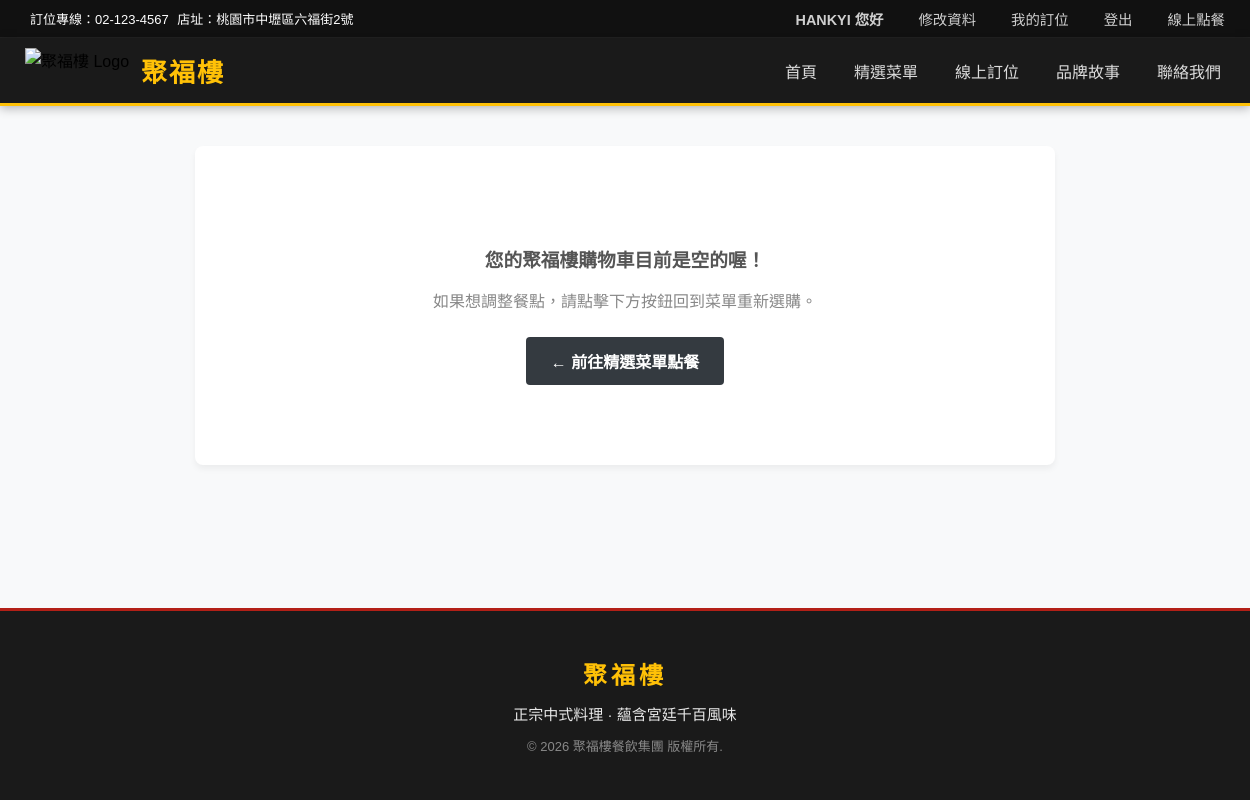
The page /view_cart/ (signed in) on the database as committed earlier.
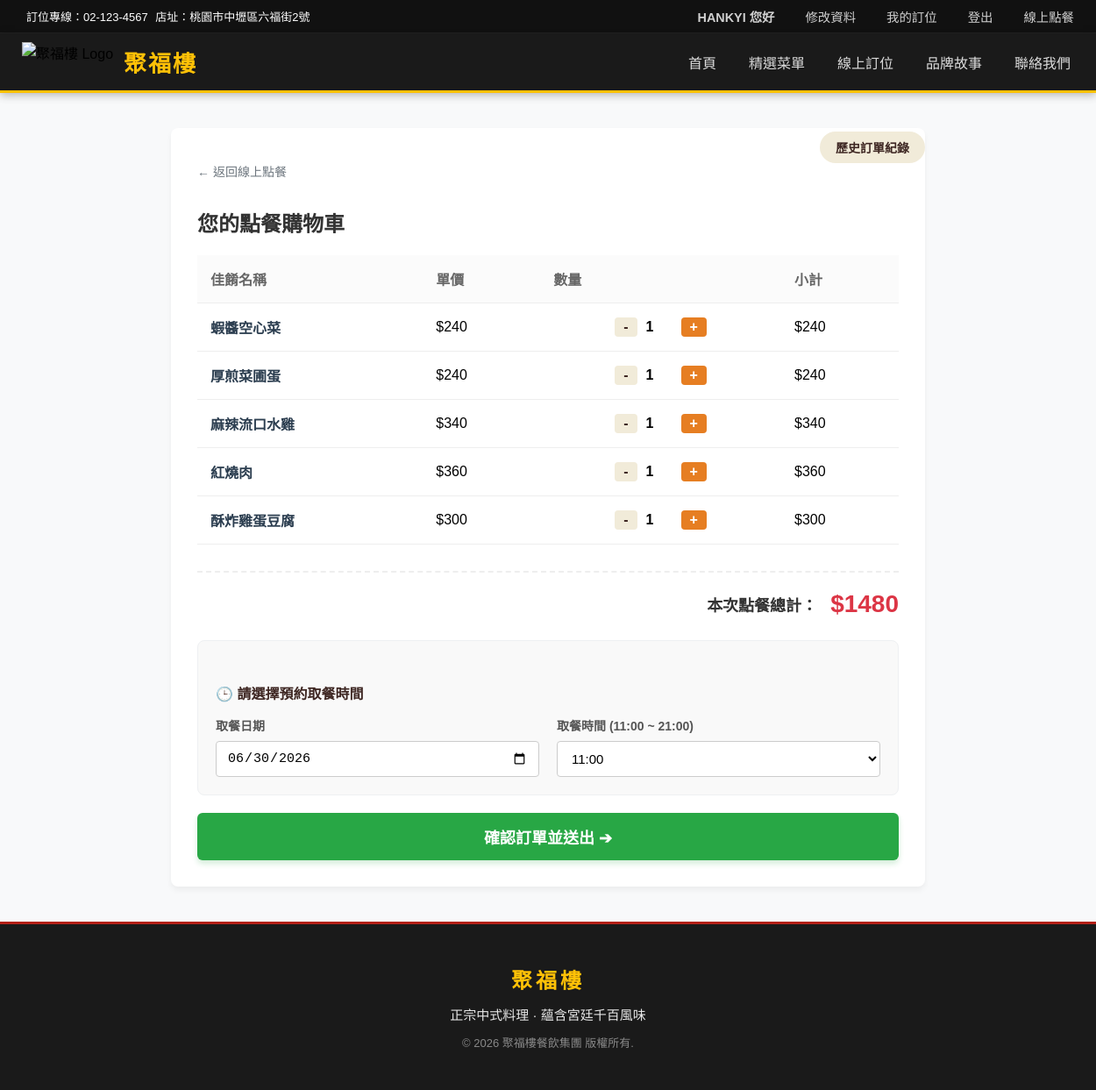
The same page on the database as committed later.
### myapp/models.py (models this page shows, shortened)
class CartItem(models.Model):
    member =models.ForeignKey(CustomMember,on_delete=models.CASCADE,verbose_name="會員")
    item = models.ForeignKey(Dish,on_delete=models.CASCADE,verbose_name="餐點")
    quantity=models.PositiveIntegerField(default=1,verbose_name="數量")
    created_at = models.DateTimeField(auto_now_add=True)

class Dish(models.Model):
    name = models.CharField(max_length=100)
    price = models.IntegerField()
    image = models.ImageField(upload_to='dishes/', default='dishes/default.jpg')
    spicy_level = models.IntegerField(default=0, verbose_name="辣度等級")
    description = models.TextField(blank=True, null=True, verbose_name="介紹")
    is_recommended = models.BooleanField(default=False, verbose_name="主廚推薦")
    CATEGORY_CHOICES = [
        ('appetizer', '開胃菜'),
        ('meat', '肉類'),
        ('seafood', '海鮮'),
        ('vegetarian', '素食'),
        ('soup', '湯品'),
        ('dessert','甜點'),
        ('rice_and_noodles', '飯類和麵類'),
        ('egg_and_tofu', '蛋類和豆腐類'),
    ]
    category = models.CharField(max_length=50, choices=CATEGORY_CHOICES, default='appetizer', verbose_name="分類")
    is_available = models.BooleanField(default=True, verbose_name="是否供應") # 點餐功能需要這個
    class Meta:
        verbose_name = "菜色"
        verbose_name_plural = "菜單管理"
    category = models.CharField(
        max_length=20,
        choices=CATEGORY_CHOICES,
        default='all',
        verbose_name="網頁分類標籤"
    )

### myapp/views.py (the view)
# urls.py: path('view_cart/',views.view_cart,name='view_cart'),
@login_required(login_url='/user_login/') # 🛡️ 官方防禦：沒登入直接踢去登入頁！
def view_cart(request):
    member = request.user
    if member.last_name or member.first_name:
        member_name = f"{member.last_name}{member.first_name}"
    else:
        member_name = member.username
    cart_items = CartItem.objects.filter(member=member)
    for item in cart_items:
        item.subtotal = item.item.price * item.quantity
    total_amount = sum(cart_item.item.price * cart_item.quantity for cart_item in cart_items)
    START_HOUR = 11
    END_HOUR = 21
    TIME_INTERVAL = 15
    time_choices = []
    for hour in range(START_HOUR, END_HOUR + 1):
        for minute in range(0, 60, TIME_INTERVAL):
            if hour == END_HOUR and minute > 0:
                continue
            time_str = f"{hour:02d}:{minute:02d}"
            time_choices.append(time_str)
    context = {
        'cart_items': cart_items,
        'total_amount': total_amount,
        'member_name': member_name,
        'is_login': True, # 既然過了大門，絕對是登入狀態
        'time_choices': time_choices, # 時間清單也順利塞進來了！
    }
    return render(request, 'view_cart.html', context)

### templates/view_cart.html (shortened to what this page needs)
{% extends 'base.html' %}
{% load static %}
{% block extra_css %}
<link rel="stylesheet" href="{% static 'css/cart.css' %}">
{% endblock %}
{% block content %}
<div class="cart-container">
    {% if cart_items %}
        <div class="back-to-menu">
            <a href="{% url 'order_online' %}" class="nav-link-left">← 返回線上點餐</a>
            <a href="{% url 'order_history' %}" class="nav-link-right"> 歷史訂單紀錄</a>
        </div>
        <h2 class="cart-title"> 您的點餐購物車</h2>
        <table class="cart-table">
            <thead>
                <tr>
                    <th>佳餚名稱</th>
                    <th class="text-center">單價</th>
                    <th class="text-center">數量</th>
                    <th class="text-right">小計</th>
                </tr>
            </thead>
            <tbody>
                {% for item in cart_items %}
                <tr>
                    <td class="dish-name">{{ item.item.name }}</td>
                    <td class="text-center dish-price">${{ item.item.price }}</td>
                    <td class="text-center">
                        <div class="quantity-controller">
                            <a href="javascript:void(0);"
                            data-url="{% url 'update_cart_quantity' item.item.id 'decrease' %}"
                            class="btn-qty-minus btn-qty-ajax">-</a>
                            <span class="qty-number qty-num-{{ item.item.id }}">{{ item.quantity }}</span>
                            <a href="javascript:void(0);"
                            data-url="{% url 'update_cart_quantity' item.item.id 'increase' %}"
                            class="btn-qty-plus btn-qty-ajax">+</a>
                        </div>
                    </td>
                    <td class="text-right dish-subtotal">${{ item.subtotal }}</td>
                </tr>
                {% endfor %}
            </tbody>
        </table>
        <div class="cart-summary-area">
            <div class="cart-total">
                本次點餐總計：<span class="total-price-text">${{ total_amount }}</span>
            </div>
            <form action="{% url 'checkout' %}" method="POST" class="checkout-form">
                <div class="booking-box">
                    <h5 class="booking-title">🕒 請選擇預約取餐時間</h5>
                    <div class="booking-row">
                        <div class="booking-field">
                            <label class="form-label">取餐日期</label>
                            <input type="date" name="pickup_date" id="pickup_date" class="form-control" required>
                        </div>
                        <div class="booking-field">
                            <label class="form-label">取餐時間 (11:00 ~ 21:00)</label>
                            <select name="pickup_time_slot" id="pickup_time_slot" class="form-select" required>
                                {% for time_slot in time_choices %}
                                    <option value="{{ time_slot }}">{{ time_slot }}</option>
                                {% endfor %}
                            </select>
                        </div>
                    </div>
                </div>
                <button type="submit" class="btn-checkout">
                    確認訂單並送出 ➔
                </button>
            </form>
        </div>
    {% else %}
        <div class="cart-empty-box">
            <h3>您的聚福樓購物車目前是空的喔！</h3>
            <p>如果想調整餐點，請點擊下方按鈕回到菜單重新選購。</p>
            <a href="{% url 'order_online' %}" class="btn-go-order">
                ← 前往精選菜單點餐
            </a>
        </div>
    {% endif %}
</div>
{% endblock %}

Rows that differ between the two databases and show on the page:
added CartItem: item.name "蝦醬空心菜", item.price "240", quantity "1", subtotal "240"
added CartItem: item.name "厚煎菜圃蛋", item.price "240", quantity "1", subtotal "240"
added CartItem: item.name "麻辣流口水雞", item.price "340", quantity "1", subtotal "340"
added CartItem: item.name "紅燒肉", item.price "360", quantity "1", subtotal "360"
added CartItem: item.name "酥炸雞蛋豆腐", item.price "300", quantity "1", subtotal "300"
Other text that changed with them:
{{ total_amount }}: (not shown) → "1480"
form field pickup_date: (not shown) → "06/30/2026"
form field pickup_time_slot: (not shown) → "11:00"
text no longer shown: "您的聚福樓購物車目前是空的喔！ 如果想調整餐點，請點擊下方按鈕回到菜單重新選購。 ← 前往精選菜單點餐"
text now shown: "← 返回線上點餐 歷史訂單紀錄 您的點餐購物車 佳餚名稱 單價 數量 小計 本次點餐總計： $ 🕒 請選擇預約取餐時間 取餐日期 取餐時間 (11:00 ~ 21:00) 確認訂單並送出 ➔"
